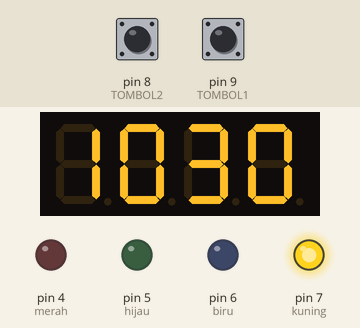
A sketch run on a simulated Arduino Uno, built with avr-gcc and run on an emulated ATmega328P. On the bench: 4-digit seven-segment display, output pins drawn as LEDs (lit = HIGH). The test bench sets the inputs (shaded band); at power-on: pin 8 (TOMBOL2) HIGH, pin 9 (TOMBOL1) HIGH.

Above: at 3.9 s.
4.0 s: pin 8 (TOMBOL2) pulled LOW for 1.35 s
At 4.6 s:
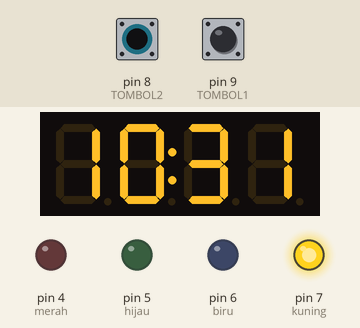
6.8 s: pin 9 (TOMBOL1) pulled LOW for 1.35 s
At 7.7 s:
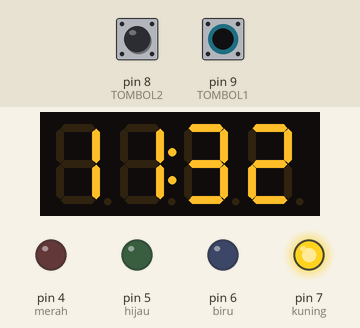
9.6 s: pin 8 (TOMBOL2) pulled LOW for 1.35 s
At 10.7 s:
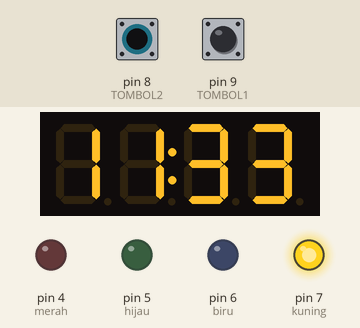
12.4 s: pin 9 (TOMBOL1) pulled LOW for 1.35 s
At 28.5 s:
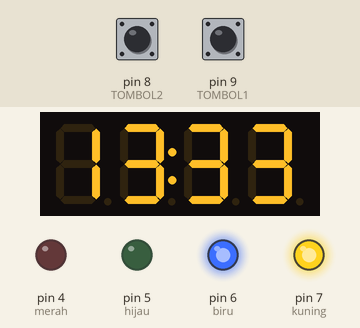
Timing chart, 0 to 30.0 s (numbered marks = the images above; inputs shaded):
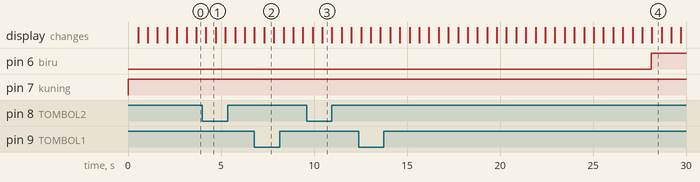

The sketch:

TUTORIAL_7SEGMENT_8.ino
```cpp
/*
   TUTORIAL SEVEN SEGMENT PADA ARDUINO
   MENGGUNAKAN CHIP TM1637
   MEMBUAT JAM DIGITAL

   Pinout :
   CLK -> D10
   DIO -> D11

   Tombol 1 -> D9
   Tombol 2 -> D8

   D4 -> Led Merah
   D5 -> Led Hijau
   D6 -> Led Biru
   D7 -> Led Kuning

*/

#include <Arduino.h>
#include <TM1637Display.h>

// Module connection pins (Digital Pins)
#define CLK 10
#define DIO 11
#define merah 4
#define hijau 5
#define biru 6
#define kuning 7
#define TOMBOL1 9
#define TOMBOL2 8

//inisiasi TM1637
TM1637Display display(CLK, DIO);

int jam = 10;
int menit = 30;
int detik = 0;
int waktu;

void setup()
{
  display.setBrightness(0x0f);
  pinMode(kuning, OUTPUT);
  pinMode(biru, OUTPUT);
  pinMode(hijau, OUTPUT);
  pinMode(merah, OUTPUT);
  pinMode(TOMBOL1, INPUT);
  pinMode(TOMBOL2, INPUT);
  digitalWrite(TOMBOL1, HIGH); //pull high sebagai default awal
  digitalWrite(TOMBOL2, HIGH); //pull high sebagai default awal

}

void loop()
{
  detik++;
  if (detik == 60) {
    detik = 0;
    menit++;
  }
  if (menit == 60) {
    menit = 0;
    jam++;
  }
  if (jam == 24) {
    jam = 0;
  }

  waktu = (jam * 100) + menit;
  cekLed();

  display.showNumberDecEx(waktu, (0x80 >> 1), true);
  delay(500);
  display.showNumberDec(waktu, true);
  delay(500);
  if (digitalRead(TOMBOL1) == LOW) {
    jam++;
    detik = 0;
  }

  if (digitalRead(TOMBOL2) == LOW) {
    menit++;
    detik = 0;
  }

}

void cekLed(){
  if(detik>=0 && detik<15){
    digitalWrite(kuning,HIGH);
    digitalWrite(biru,LOW);
    digitalWrite(hijau,LOW);
    digitalWrite(merah,LOW);
  }
  if(detik>=15 && detik<30){
    digitalWrite(kuning,HIGH);
    digitalWrite(biru,HIGH);
    digitalWrite(hijau,LOW);
    digitalWrite(merah,LOW);
  }
  if(detik>=30 && detik<45){
    digitalWrite(kuning,HIGH);
    digitalWrite(biru,HIGH);
    digitalWrite(hijau,HIGH);
    digitalWrite(merah,LOW);
  }
  if(detik>=45 && detik<60){
    digitalWrite(kuning,HIGH);
    digitalWrite(biru,HIGH);
    digitalWrite(hijau,HIGH);
    digitalWrite(merah,HIGH);
  }
}
```

Measured:
- after the input at 4.0 s, the display: changes after 0.19 s (image 1)
- after the input at 6.8 s, the display: changes after 0.52 s (image 2)
- after the input at 9.6 s, the display: first differs from a run without the input after 0.85 s (image 3)
- after the input at 12.4 s, pin 6 (biru): LOW → HIGH after 15.7 s instead of 12.6 s; the display: first changes after 0.13 s (image 4 shows a later state)
